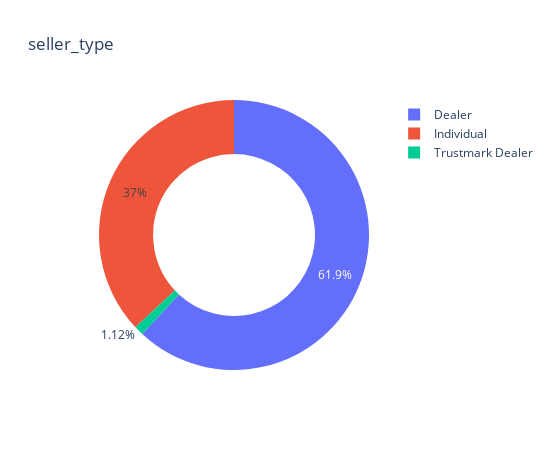

This figure's notebook cell:
### Code cell
car_list =['seller_type','fuel_type','transmission_type','seats']
    
seller_type_df =df['seller_type'].value_counts().reset_index()
seller_type_df.columns = ['seller_type','count']

px.pie(seller_type_df,values='count',names='seller_type',title='seller_type',width=550,height=450,hole=.60)

### Figure 1 — Plotly figure (JSON) as saved in the notebook; plotly's stock layout.template omitted (floating-point values rounded to 4 significant figures)
{"data": [{"domain": {"x": [0, 1], "y": [0, 1]}, "hole": 0.6, "hovertemplate": "seller_type=%{label}<br>count=%{value}<extra></extra>", "labels": ["Dealer", "Individual", "Trustmark Dealer"], "legendgroup": "", "name": "", "showlegend": true, "type": "pie", "values": [9539, 5699, 173]}], "layout": {"height": 450, "legend": {"tracegroupgap": 0}, "title": {"text": "seller_type"}, "width": 550}}
